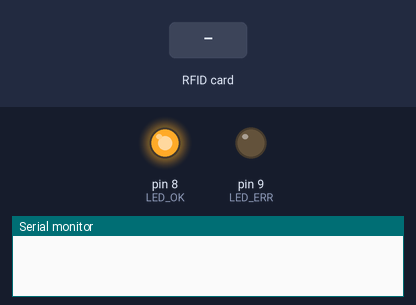
The sketch below on a simulated Arduino Uno, built with avr-gcc and run on an emulated ATmega328P. On the bench: output pins drawn as LEDs (lit = HIGH), the last lines printed to the serial monitor. Dashed ring = blinking. The test bench sets the inputs (shaded band).

Above: at 0.6 s.
At 2.1 s:
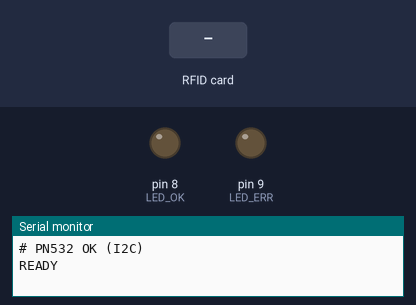
2.2 s: RFID card 5E 7A 19 C4 held to the reader
At 4.27 s:
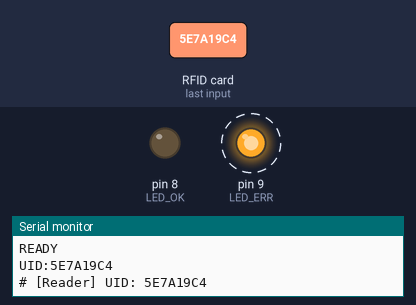
Timing chart, 0 to 6.3 s (numbered marks = the images above; inputs shaded):
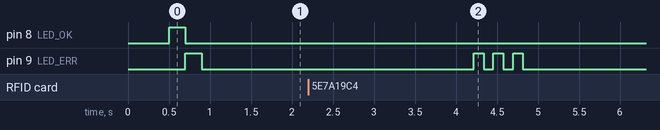

The sketch:

registration_reader.ino
```cpp
/*
  registration_reader.ino v3
  Arduino Uno + 1x PN532 (I2C)

  PN532 — I2C:
    DIP Switch: SW1=ON, SW2=OFF
    SDA → A4
    SCL → A5
    VCC → 3.3V, GND → GND

  LED feedback:
    LED Hijau → D8 (terdaftar baru)
    LED Merah → D9 (sudah ada / error)

  Output Serial ke RPi (9600 baud):
    UID:<hex8char>\n  ← kartu terdeteksi
    READY\n           ← siap
*/

#include <Wire.h>
#include <Adafruit_PN532.h>

// ── PN532 via I2C (SDA=A4, SCL=A5) ────────────────────────────
Adafruit_PN532 nfc;

// ── LED ───────────────────────────────────────────────────────
#define LED_OK  8
#define LED_ERR 9

bool nfc_ready = false;

#define SCAN_COOLDOWN 2000
unsigned long lastScan = 0;


String uidToHex(uint8_t *uid, uint8_t len) {
  String hex = "";
  for (uint8_t i = 0; i < min(len, (uint8_t)4); i++) {
    if (uid[i] < 0x10) hex += "0";
    hex += String(uid[i], HEX);
  }
  hex.toUpperCase();
  return hex;
}

void ledOK() {
  digitalWrite(LED_OK, HIGH); delay(400); digitalWrite(LED_OK, LOW);
}

void ledERR() {
  for (int i = 0; i < 3; i++) {
    digitalWrite(LED_ERR, HIGH); delay(120);
    digitalWrite(LED_ERR, LOW);  delay(120);
  }
}

void waitResponse() {
  unsigned long start = millis();
  while (millis() - start < 2000) {
    if (Serial.available()) {
      String resp = Serial.readStringUntil('\n');
      resp.trim();
      if (resp == "OK")  { ledOK();  return; }
      if (resp == "DUP") { ledERR(); return; }
    }
  }
  ledERR();  // timeout
}

void scanAndSend(Adafruit_PN532 &nfc, unsigned long &lastScan, const char* label) {
  if (millis() - lastScan < SCAN_COOLDOWN) return;

  uint8_t uid[7] = {0};
  uint8_t uidLen = 0;

  if (nfc.readPassiveTargetID(PN532_MIFARE_ISO14443A, uid, &uidLen, 100)) {
    String hex = uidToHex(uid, uidLen);

    // Kirim data utama ke RPi
    Serial.print("UID:");
    Serial.println(hex);
    Serial.flush();

    lastScan = millis();

    // Debugging output (Sudah diperbaiki agar tidak error di Uno)
    Serial.print("# [");
    Serial.print(label);
    Serial.print("] UID: ");
    Serial.println(hex);

    waitResponse();
  }
}


void setup() {
  Serial.begin(9600);
  delay(500);

  pinMode(LED_OK,  OUTPUT);
  pinMode(LED_ERR, OUTPUT);

  // Test LED
  digitalWrite(LED_OK,  HIGH); delay(200); digitalWrite(LED_OK,  LOW);
  digitalWrite(LED_ERR, HIGH); delay(200); digitalWrite(LED_ERR, LOW);

  // Init PN532 (I2C)
  nfc.begin();
  if (nfc.getFirmwareVersion()) {
    nfc.SAMConfig();
    nfc_ready = true;
    Serial.println("# PN532 OK (I2C)");
  } else {
    Serial.println("# PN532 GAGAL — cek DIP switch SW1=ON SW2=OFF");
  }

  Serial.println("READY");
}


void loop() {
  if (nfc_ready) scanAndSend(nfc, lastScan, "Reader");
}
```

Measured:
- after the input at 2.2 s, pin 9 (LED_ERR): alternates HIGH for 0.12 s and LOW for 0.12 s, 6 changes in all, then stays LOW, starting after 2.0 s
